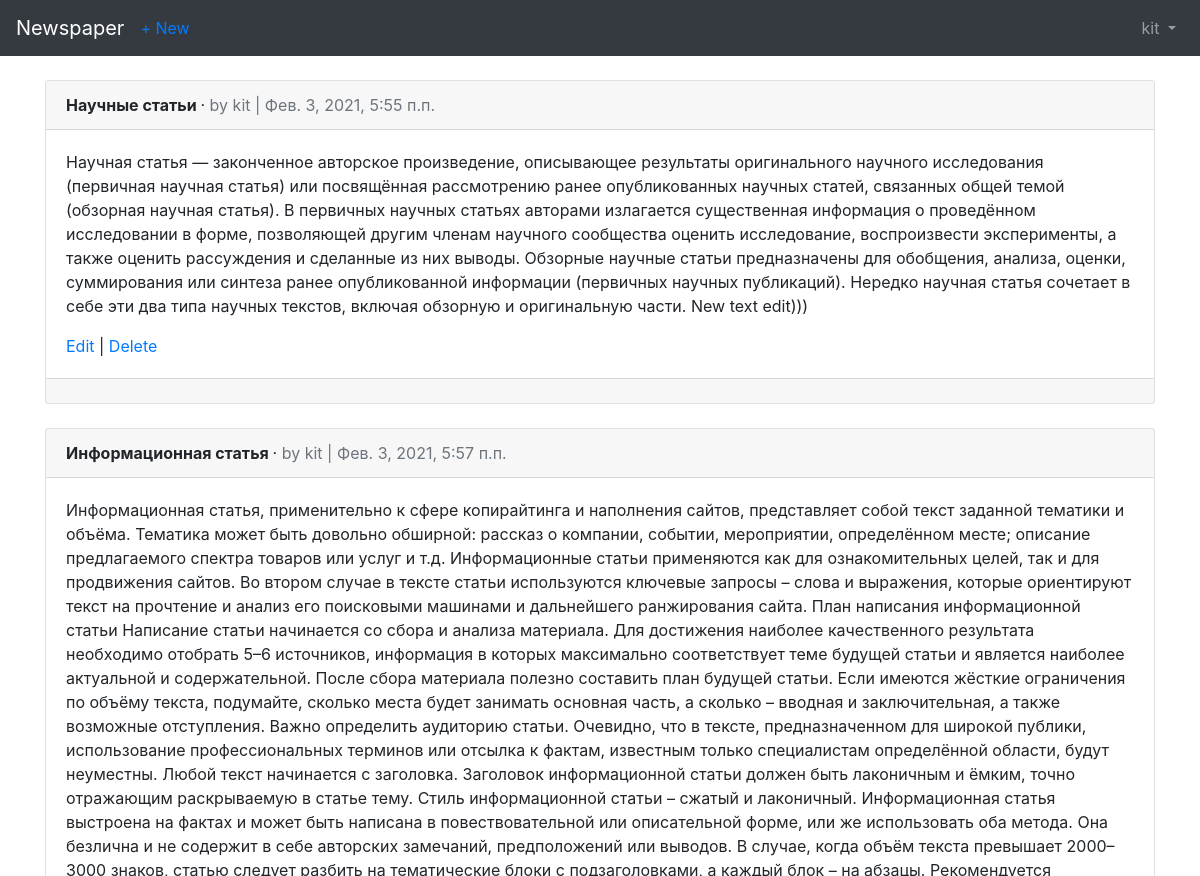
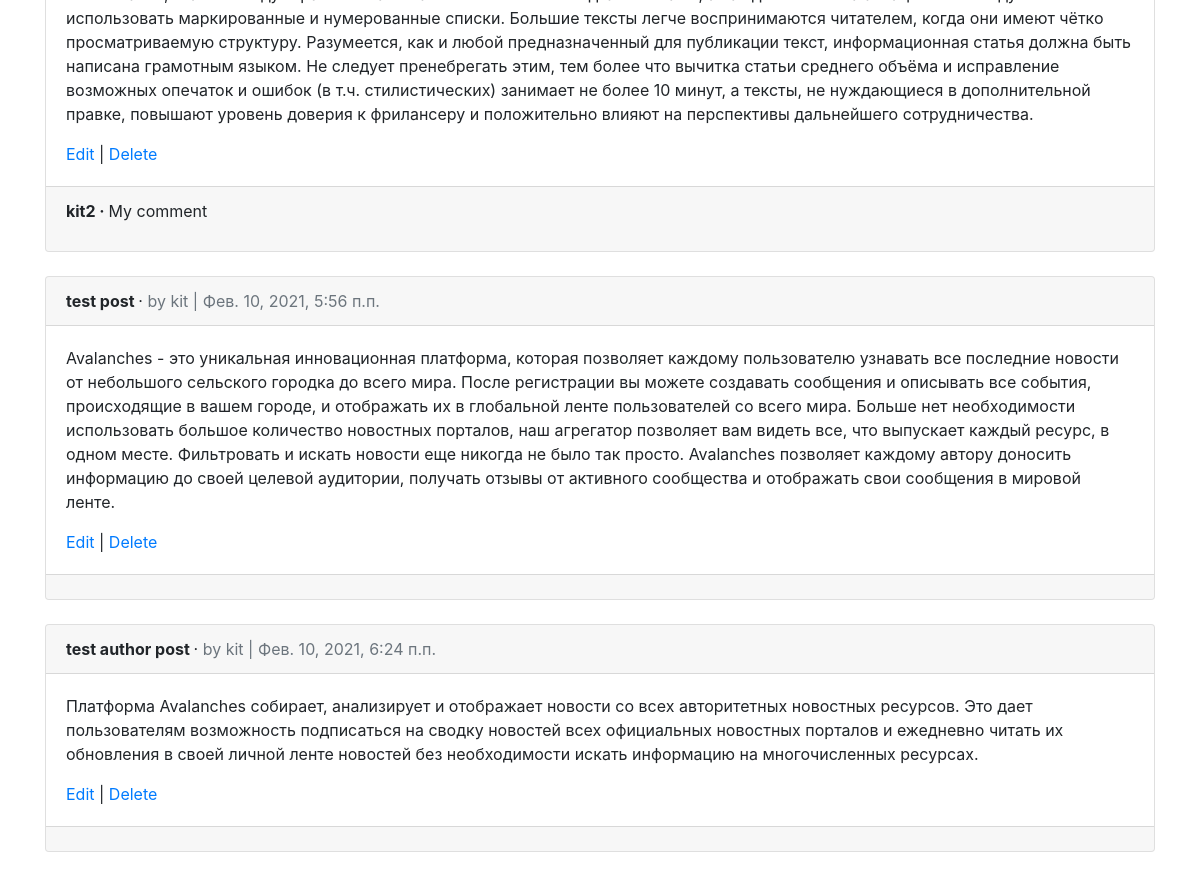
The page /articles/ (signed in) on the database its author committed (2 pictures, top to bottom).
### users/models.py (models this page shows)
class CustomUser(AbstractUser):
    age = models.PositiveIntegerField(default=0)

### articles/models.py (models this page shows, shortened)
class Article(models.Model):
    title = models.CharField(max_length=255)
    body = models.TextField()
    date = models.DateTimeField(auto_now_add=True)
    author = models.ForeignKey(
        settings.AUTH_USER_MODEL,
        on_delete=models.CASCADE
    )

class Comment(models.Model):
    article = models.ForeignKey(Article, on_delete=models.CASCADE, related_name='comments')
    comment = models.CharField(max_length=140)
    author = models.ForeignKey(
        settings.AUTH_USER_MODEL,
        on_delete=models.CASCADE
    )
    def __str__(self):
        return self.comment

### articles/views.py (the view)
# urls.py: path('', views.ArticleListView.as_view(), name='article_list'),
class ArticleListView(ListView):
    model = models.Article
    template_name = 'article_list.html'

### templates/article_list.html (shortened to what this page needs)
{% extends 'base.html' %}
{% block content %}
{% for article in object_list %}
  <div class="card">
    <div class="card-header">
      <span class="font-weight-bold">
        {{ article.title }}
      </span>
      &middot;
      <span class="text-muted">
        by {{ article.author }} | {{ article.date }}
      </span>
    </div>
    <div class="card-body">
      <p>{{ article.body }}</p>
      <a href="{% url 'article_edit' article.pk %}">Edit</a> |
      <a href="{% url 'article_delete' article.pk %}">Delete</a>
    </div>
    <div class="card-footer">
      {% for comment in article.comments.all %}
        <p>
          <span class="font-weight-bold">
            {{ comment.author }} &middot;
          </span>
          {{ comment }}
        </p>
      {% endfor %}
    </div>
  </div>
  <br>
{% endfor %}
{% endblock %}

### templates/base.html (shortened to what this page needs)
<!doctype html>
<html lang="en">
  <head>
    <link rel="stylesheet" href="https://cdn.jsdelivr.net/npm/bootstrap@4.6.0/dist/css/bootstrap.min.css">
  </head>
  <body>
    <nav class="navbar navbar-expand-lg navbar-dark bg-dark mb-4">
      <a class="navbar-brand" href="{% url 'home' %}">Newspaper</a>
      {% if user.is_authenticated %}
        <ul class="navbar-nav mr-auto">
          <li class="nav-item">
            <a href="{% url 'article_new' %}">+ New</a>
          </li>
        </ul>
      {% endif %}
      <div class="collapse navbar-collapse" id="navbarSupportedContent">
        {% if user.is_authenticated %}
          <ul class="navbar-nav ml-auto">
            <li class="nav-item dropdown">
              <a class="nav-link dropdown-toggle" href="#" id="navbarDropdown" role="button"
              data-toggle="dropdown" aria-haspopup="true" aria-expanded="false">
                {{ user.username }}
              </a>
            </li>
          </ul>
        {% else %}
        <form class="form-inline ml-auto">
          <a class="btn btn-outline-secondary" href="{% url 'login' %}">Log in</a>
          <a class="btn btn-outline-primary ml-2" href="{% url 'signup' %}">Sign up</a>
        </form>
        {% endif %}
      </div>
    </nav>
    <div class="container">
      {% block content %}
      {% endblock %}
    </div>
  </body>
</html>

### rows shown on the page
CustomUser: username "kit"
Article: title "Научные статьи", author "kit", date "Фев. 3, 2021, 5:55 п.п.", body "Научная статья — законченное авторское произведение, описывающее результаты оригинального научного исследования (первичная научная статья) или посвящённая рассмотрению ранее опубликованных научных статей, связанных общей темой (обзорная научная статья). В первичных научных статьях авторами излагается существенная информация о проведённом исследовании в форме, позволяющей другим членам научного сообщества оценить исследование, воспроизвести эксперименты, а также оценить рассуждения и сделанные из них выводы. Обзорные научные статьи предназначены для обобщения, анализа, оценки, суммирования или синтеза ранее опубликованной информации (первичных научных публикаций). Нередко научная статья…"
Article: title "Информационная статья", author "kit", date "Фев. 3, 2021, 5:57 п.п.", body "Информационная статья, применительно к сфере копирайтинга и наполнения сайтов, представляет собой текст заданной тематики и объёма. Тематика может быть довольно обширной: рассказ о компании, событии, мероприятии, определённом месте; описание предлагаемого спектра товаров или услуг и т.д. Информационные статьи применяются как для ознакомительных целей, так и для продвижения сайтов. Во втором случае в тексте статьи используются ключевые запросы – слова и выражения, которые ориентируют текст на прочтение и анализ его поисковыми машинами и дальнейшего ранжирования сайта. План написания информационной статьи Написание статьи начинается со сбора и анализа материала. Для достижения наиболее…"
Comment: author "kit2", comment "My comment"
Article: title "test post", author "kit", date "Фев. 10, 2021, 5:56 п.п.", body "Avalanches - это уникальная инновационная платформа, которая позволяет каждому пользователю узнавать все последние новости от небольшого сельского городка до всего мира. После регистрации вы можете создавать сообщения и описывать все события, происходящие в вашем городе, и отображать их в глобальной ленте пользователей со всего мира. Больше нет необходимости использовать большое количество новостных порталов, наш агрегатор позволяет вам видеть все, что выпускает каждый ресурс, в одном месте. Фильтровать и искать новости еще никогда не было так просто. Avalanches позволяет каждому автору доносить информацию до своей целевой аудитории, получать отзывы от активного сообщества и отображать свои…"
Article: title "test author post", author "kit", date "Фев. 10, 2021, 6:24 п.п.", body "Платформа Avalanches собирает, анализирует и отображает новости со всех авторитетных новостных ресурсов. Это дает пользователям возможность подписаться на сводку новостей всех официальных новостных порталов и ежедневно читать их обновления в своей личной ленте новостей без необходимости искать информацию на многочисленных ресурсах."
